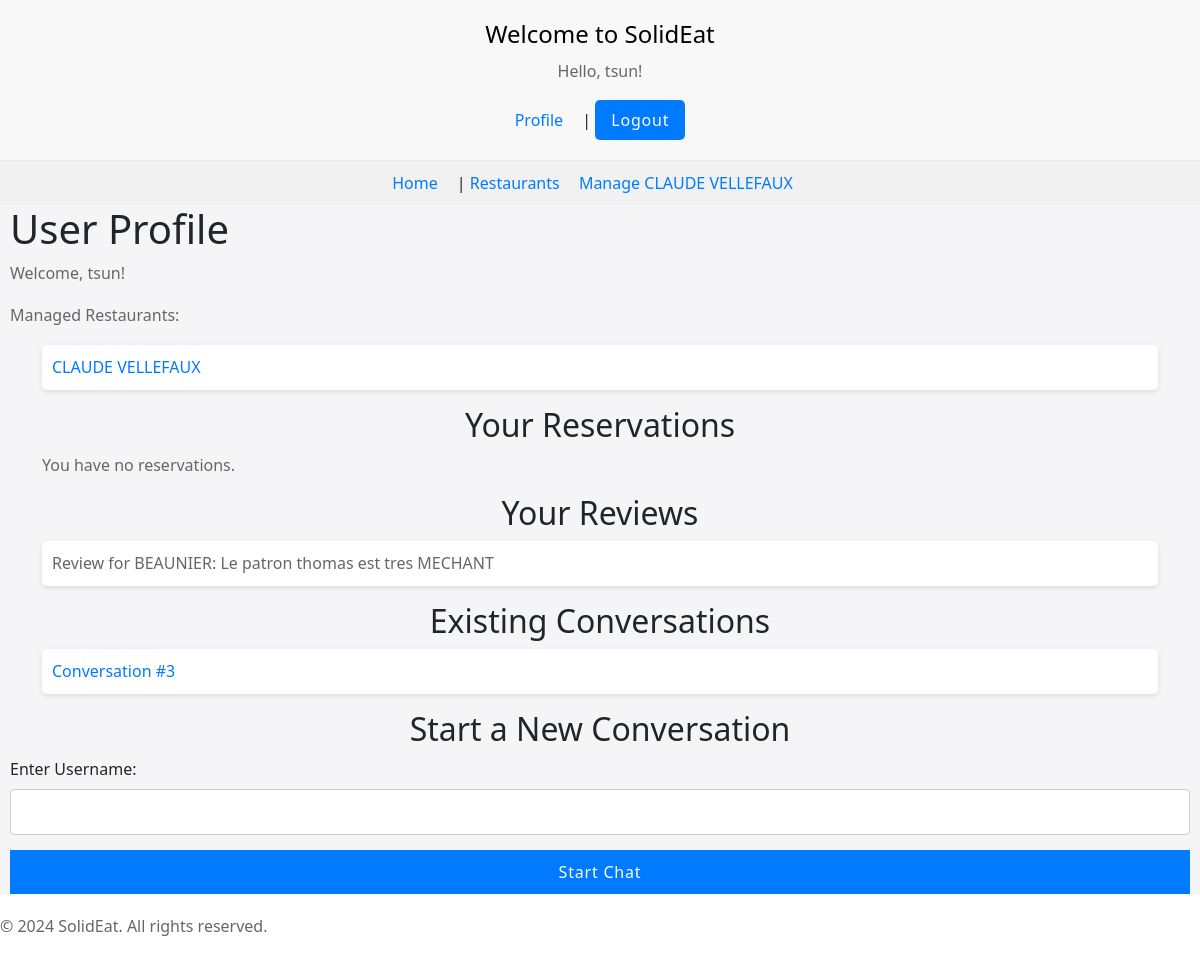
Before: /profile/ (signed in) with the older database file.
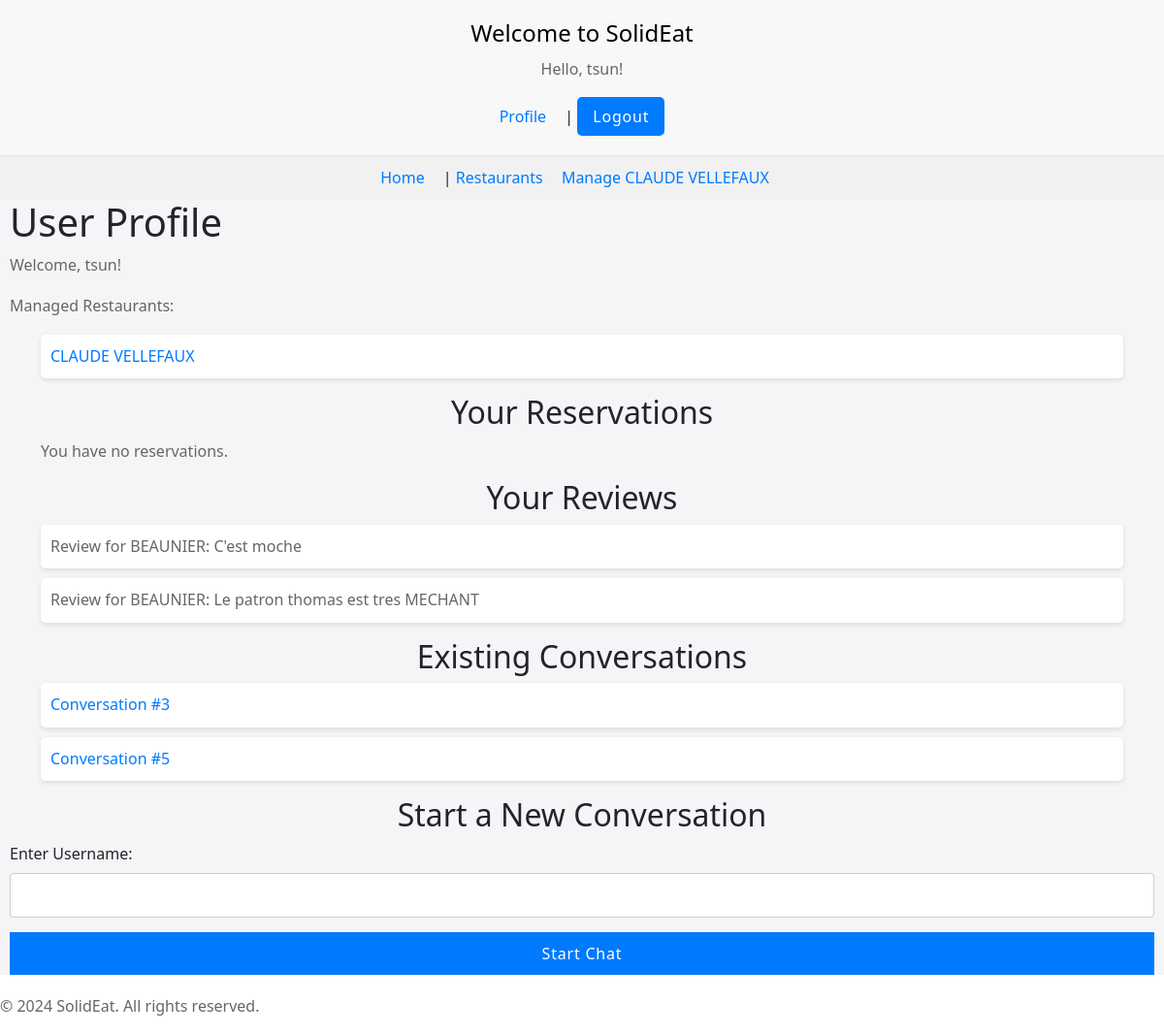
After: the same page with the newer database file.
### booking/models.py (models this page shows, shortened)
class Restaurant(models.Model):
    manager = models.ForeignKey(
        User,
        on_delete=models.SET_NULL,  # Corrected from on_related to on_delete
        null=True,
        blank=True,
        related_name='managed_restaurants'
    )
    TYPE_CHOICES = (
        ('S', 'Solidaire'),  # 'S' for Solidaire
        ('E', 'Economique'),  # 'E' for Economique
    )
    code = models.CharField(max_length=10)
    name = models.CharField(max_length=255)
    address = models.CharField(max_length=255)
    city = models.CharField(max_length=100)
    tt = models.CharField(max_length=100)  # Assuming 'tt' is a coordinate in string format
    type = models.CharField(max_length=1, choices=(('S', 'Solidaire'), ('E', 'Economique')))
    capacity = models.IntegerField(default=0)  # Default capacity
    description = models.TextField(default="No description available")  # Default description

class Review(models.Model):
    restaurant = models.ForeignKey(Restaurant, on_delete=models.CASCADE, related_name='reviews')
    user = models.ForeignKey(settings.AUTH_USER_MODEL, on_delete=models.CASCADE, related_name='user_reviews')
    text = models.TextField()
    rating = models.IntegerField(default=0, choices=[(i, str(i)) for i in range(1, 6)])  # Rating from 1 to 5
    date_posted = models.DateTimeField(auto_now_add=True)

class Conversation(models.Model):
    participants = models.ManyToManyField(settings.AUTH_USER_MODEL)
    objects = ConversationManager()

### booking/views.py (the view)
# urls.py: path('profile/', booking_views.user_profile, name='user_profile'),
@login_required
def user_profile(request):
    current_datetime = timezone.now()
    reservations = Reservation.objects.filter(user=request.user, date__gte=current_datetime.date(),
                                              time__gte=current_datetime.time()).order_by('-date')
    reviews = Review.objects.filter(user=request.user).order_by('-date_posted')
    conversations = Conversation.objects.filter(participants=request.user).distinct()
    context = {
        'user': request.user,
        'reservations': reservations,
        'reviews': reviews,
        'conversations': conversations,
        'today': date.today(),
    }
    return render(request, 'booking/user_profile.html', context)

### templates/booking/user_profile.html (shortened to what this page needs)
{% extends 'base.html' %}
{% load static %}
{% block content %}
<h1>User Profile</h1>
<p>Welcome, {{ user.username }}!</p>
{% if user.is_manager and user.managed_restaurants.exists %}
    <p>Managed Restaurants:</p>
    <ul>
        {% for restaurant in user.managed_restaurants.all %}
        <li><a href="{% url 'manage_restaurant' restaurant_id=restaurant.id %}">{{ restaurant.name }}</a></li>
        {% endfor %}
    </ul>
{% endif %}
<h2>Your Reservations</h2>
<ul>
    {% for reservation in reservations %}
    <li>
        {{ reservation.restaurant.name }} on {{ reservation.date }} at {{ reservation.time }}
        {% if reservation.is_active and reservation.date > today %}
            <a href="{% url 'cancel_reservation' reservation.id %}" class="cancel-link">Cancel Reservation</a>
        {% endif %}
    </li>
    {% empty %}
    <p>You have no reservations.</p>
    {% endfor %}
</ul>
<h2>Your Reviews</h2>
<ul>
    {% for review in reviews %}
        <li>Review for {{ review.restaurant.name }}: {{ review.text }}</li>
    {% empty %}
        <p>You have not posted any reviews.</p>
    {% endfor %}
</ul>
<h2>Existing Conversations</h2>
<ul>
{% for conversation in conversations %}
    <li><a href="{% url 'view_chat' conversation_id=conversation.id %}">Conversation #{{ conversation.id }}</a></li>
{% empty %}
    <p>No conversations yet.</p>
{% endfor %}
</ul>
<h2>Start a New Conversation</h2>
<form method="post" action="{% url 'start_chat_by_username' %}">
    <label for="username">Enter Username:</label>
    <input type="text" id="username" name="username" required>
    <button type="submit">Start Chat</button>
</form>
{% endblock %}

### templates/base.html (shortened to what this page needs)
{% load static %}
<!DOCTYPE html>
<html lang="en">
<head>
    <link rel="stylesheet" href="{% static 'css/style.css' %}">
    <link href="https://cdn.jsdelivr.net/npm/bootstrap@5.1.3/dist/css/bootstrap.min.css" rel="stylesheet">
</head>
<body>
    <header>
        <h1>Welcome to SolidEat</h1>
        {% if user.is_authenticated %}
            <p>Hello, {{ user.username }}!</p>
            <a href="{% url 'user_profile' %}">Profile</a> |
            <form action="{% url 'logout' %}" method="post">
                <button type="submit">Logout</button>
            </form>
        {% else %}
            <a href="{% url 'login' %}">Login</a> |
            <a href="{% url 'register' %}">Register</a>
        {% endif %}
    </header>
    <nav>
        <a href="{% url 'home' %}">Home</a> |
        <a href="{% url 'list_restaurants' %}">Restaurants</a>
        {% if user.is_authenticated and user.is_manager %}
            {% if user.managed_restaurants.exists %}
                {% for restaurant in user.managed_restaurants.all %}
                    <a href="{% url 'manage_restaurant' restaurant_id=restaurant.id %}">Manage {{ restaurant.name }}</a>
                {% endfor %}
            {% else %}
                <p>You are a manager but no restaurant is associated with your account.</p>
            {% endif %}
        {% endif %}
    </nav>
    <main>
        {% block content %}{% endblock %}
    </main>
    <footer>
        <p>© 2024 SolidEat. All rights reserved.</p>
    </footer>
</body>
</html>

Changed rows visible on the page:
added Review: restaurant.name "BEAUNIER", text "C'est moche"
added Conversation: id "5"
